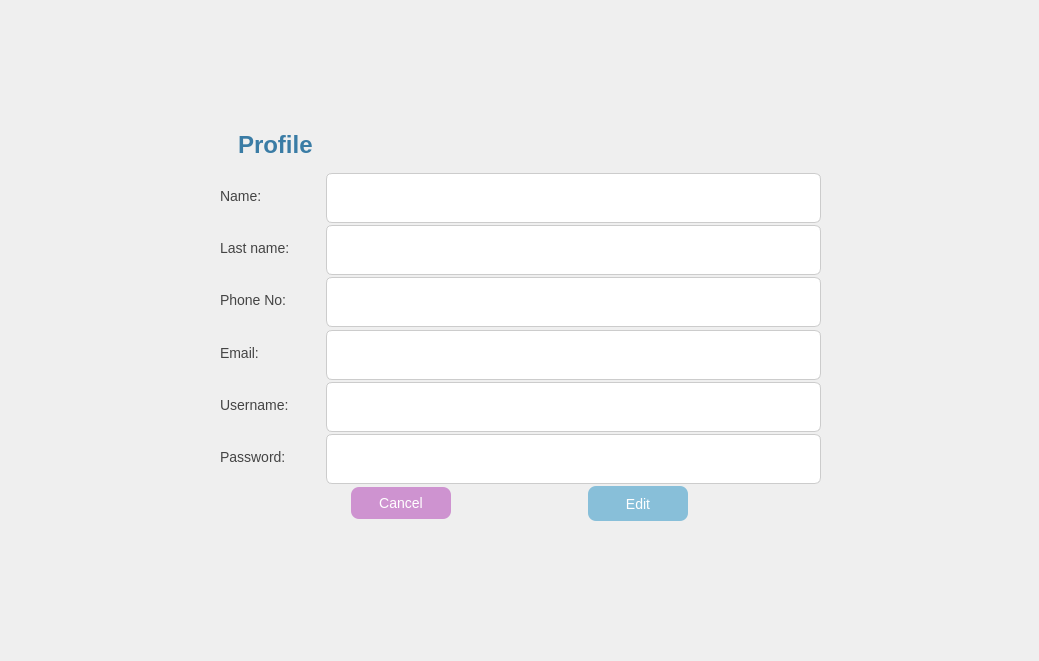
<?xml version="1.0" encoding="UTF-8"?>
<ui version="4.0">
 <class>Profile</class>
 <widget class="QDialog" name="Profile">
  <property name="geometry">
   <rect>
    <x>0</x>
    <y>0</y>
    <width>1039</width>
    <height>661</height>
   </rect>
  </property>
  <property name="windowTitle">
   <string>Dialog</string>
  </property>
  <property name="styleSheet">
   <string notr="true">QDialog {
    background-image: url(:/images/signup_and_login.png);
    background-repeat: no-repeat;
    background-position: center;
    background-attachment: fixed;
}</string>
  </property>
  <widget class="QWidget" name="verticalLayoutWidget">
   <property name="geometry">
    <rect>
     <x>220</x>
     <y>120</y>
     <width>601</width>
     <height>401</height>
    </rect>
   </property>
   <layout class="QVBoxLayout" name="verticalLayout">
    <item>
     <widget class="QLabel" name="titleLabel">
      <property name="sizePolicy">
       <sizepolicy hsizetype="Preferred" vsizetype="Fixed">
        <horstretch>0</horstretch>
        <verstretch>0</verstretch>
       </sizepolicy>
      </property>
      <property name="minimumSize">
       <size>
        <width>250</width>
        <height>50</height>
       </size>
      </property>
      <property name="styleSheet">
       <string notr="true">QLabel#titleLabel {
    font-size: 24px;
    font-weight: bold;
    color: #3a7ca5;
    padding: 12px;
}</string>
      </property>
      <property name="text">
       <string>Profile</string>
      </property>
     </widget>
    </item>
    <item>
     <layout class="QHBoxLayout" name="nameLayout">
      <item>
       <widget class="QLabel" name="nameLabel">
        <property name="sizePolicy">
         <sizepolicy hsizetype="Fixed" vsizetype="Fixed">
          <horstretch>0</horstretch>
          <verstretch>0</verstretch>
         </sizepolicy>
        </property>
        <property name="minimumSize">
         <size>
          <width>100</width>
          <height>0</height>
         </size>
        </property>
        <property name="styleSheet">
         <string notr="true">QLabel {
    font-size: 14px;
    color: #444;
}</string>
        </property>
        <property name="text">
         <string>Name:</string>
        </property>
       </widget>
      </item>
      <item>
       <widget class="QLineEdit" name="nameLine">
        <property name="minimumSize">
         <size>
          <width>250</width>
          <height>50</height>
         </size>
        </property>
        <property name="styleSheet">
         <string notr="true">QLineEdit {
    font-size: 14px;
    padding: 6px;
    border: 1px solid #ccc;
    border-radius: 6px;
    background-color: white;
}</string>
        </property>
       </widget>
      </item>
     </layout>
    </item>
    <item>
     <layout class="QHBoxLayout" name="lastnameLayout">
      <item>
       <widget class="QLabel" name="lastnameLabel">
        <property name="sizePolicy">
         <sizepolicy hsizetype="Fixed" vsizetype="Fixed">
          <horstretch>0</horstretch>
          <verstretch>0</verstretch>
         </sizepolicy>
        </property>
        <property name="minimumSize">
         <size>
          <width>100</width>
          <height>0</height>
         </size>
        </property>
        <property name="styleSheet">
         <string notr="true">QLabel {
    font-size: 14px;
    color: #444;
}</string>
        </property>
        <property name="text">
         <string>Last name:</string>
        </property>
       </widget>
      </item>
      <item>
       <widget class="QLineEdit" name="lastnameLine">
        <property name="minimumSize">
         <size>
          <width>250</width>
          <height>50</height>
         </size>
        </property>
        <property name="styleSheet">
         <string notr="true">QLineEdit {
    font-size: 14px;
    padding: 6px;
    border: 1px solid #ccc;
    border-radius: 6px;
    background-color: white;
}</string>
        </property>
       </widget>
      </item>
     </layout>
    </item>
    <item>
     <layout class="QHBoxLayout" name="phonenoLayout">
      <item>
       <widget class="QLabel" name="phonenoLabel">
        <property name="sizePolicy">
         <sizepolicy hsizetype="Fixed" vsizetype="Fixed">
          <horstretch>0</horstretch>
          <verstretch>0</verstretch>
         </sizepolicy>
        </property>
        <property name="minimumSize">
         <size>
          <width>100</width>
          <height>0</height>
         </size>
        </property>
        <property name="styleSheet">
         <string notr="true">QLabel {
    font-size: 14px;
    color: #444;
}</string>
        </property>
        <property name="text">
         <string>Phone No:</string>
        </property>
       </widget>
      </item>
      <item>
       <widget class="QLineEdit" name="phonenoLine">
        <property name="minimumSize">
         <size>
          <width>250</width>
          <height>50</height>
         </size>
        </property>
        <property name="styleSheet">
         <string notr="true">QLineEdit {
    font-size: 14px;
    padding: 6px;
    border: 1px solid #ccc;
    border-radius: 6px;
    background-color: white;
}</string>
        </property>
       </widget>
      </item>
     </layout>
    </item>
    <item>
     <layout class="QHBoxLayout" name="emailLayout">
      <item>
       <widget class="QLabel" name="emailLabel">
        <property name="sizePolicy">
         <sizepolicy hsizetype="Fixed" vsizetype="Fixed">
          <horstretch>0</horstretch>
          <verstretch>0</verstretch>
         </sizepolicy>
        </property>
        <property name="minimumSize">
         <size>
          <width>100</width>
          <height>0</height>
         </size>
        </property>
        <property name="styleSheet">
         <string notr="true">QLabel {
    font-size: 14px;
    color: #444;
}</string>
        </property>
        <property name="text">
         <string>Email:</string>
        </property>
       </widget>
      </item>
      <item>
       <widget class="QLineEdit" name="emailLine">
        <property name="minimumSize">
         <size>
          <width>250</width>
          <height>50</height>
         </size>
        </property>
        <property name="styleSheet">
         <string notr="true">QLineEdit {
    font-size: 14px;
    padding: 6px;
    border: 1px solid #ccc;
    border-radius: 6px;
    background-color: white;
}</string>
        </property>
       </widget>
      </item>
     </layout>
    </item>
    <item>
     <layout class="QHBoxLayout" name="usernameLayout">
      <item>
       <widget class="QLabel" name="usernameLabel">
        <property name="sizePolicy">
         <sizepolicy hsizetype="Fixed" vsizetype="Fixed">
          <horstretch>0</horstretch>
          <verstretch>0</verstretch>
         </sizepolicy>
        </property>
        <property name="minimumSize">
         <size>
          <width>100</width>
          <height>0</height>
         </size>
        </property>
        <property name="styleSheet">
         <string notr="true">QLabel {
    font-size: 14px;
    color: #444;
}</string>
        </property>
        <property name="text">
         <string>Username:</string>
        </property>
       </widget>
      </item>
      <item>
       <widget class="QLineEdit" name="usernameLine">
        <property name="minimumSize">
         <size>
          <width>250</width>
          <height>50</height>
         </size>
        </property>
        <property name="styleSheet">
         <string notr="true">QLineEdit {
    font-size: 14px;
    padding: 6px;
    border: 1px solid #ccc;
    border-radius: 6px;
    background-color: white;
}</string>
        </property>
       </widget>
      </item>
     </layout>
    </item>
    <item>
     <layout class="QHBoxLayout" name="passwordLayout">
      <item>
       <widget class="QLabel" name="passwordLabel">
        <property name="sizePolicy">
         <sizepolicy hsizetype="Fixed" vsizetype="Fixed">
          <horstretch>0</horstretch>
          <verstretch>0</verstretch>
         </sizepolicy>
        </property>
        <property name="minimumSize">
         <size>
          <width>100</width>
          <height>0</height>
         </size>
        </property>
        <property name="styleSheet">
         <string notr="true">QLabel {
    font-size: 14px;
    color: #444;
}</string>
        </property>
        <property name="text">
         <string>Password:</string>
        </property>
       </widget>
      </item>
      <item>
       <widget class="QLineEdit" name="passwordLine">
        <property name="minimumSize">
         <size>
          <width>250</width>
          <height>50</height>
         </size>
        </property>
        <property name="styleSheet">
         <string notr="true">QLineEdit {
    font-size: 14px;
    padding: 6px;
    border: 1px solid #ccc;
    border-radius: 6px;
    background-color: white;
}</string>
        </property>
       </widget>
      </item>
     </layout>
    </item>
    <item>
     <layout class="QHBoxLayout" name="horizontalLayout">
      <item>
       <widget class="QPushButton" name="cancelButton">
        <property name="sizePolicy">
         <sizepolicy hsizetype="Fixed" vsizetype="Fixed">
          <horstretch>0</horstretch>
          <verstretch>0</verstretch>
         </sizepolicy>
        </property>
        <property name="minimumSize">
         <size>
          <width>100</width>
          <height>30</height>
         </size>
        </property>
        <property name="styleSheet">
         <string notr="true">QPushButton {
    background-color: #ce93d0;
    color: white;
    font-size: 14px;
    padding: 8px 16px;
    border: none;
    border-radius: 8px;
}
QPushButton:hover {
    background-color: #bb7abc;
}</string>
        </property>
        <property name="text">
         <string>Cancel</string>
        </property>
       </widget>
      </item>
      <item>
       <widget class="QPushButton" name="EditButtom">
        <property name="sizePolicy">
         <sizepolicy hsizetype="Fixed" vsizetype="Fixed">
          <horstretch>0</horstretch>
          <verstretch>0</verstretch>
         </sizepolicy>
        </property>
        <property name="minimumSize">
         <size>
          <width>100</width>
          <height>35</height>
         </size>
        </property>
        <property name="styleSheet">
         <string notr="true">QPushButton {
    background-color: #88bfd9;
    color: white;
    font-size: 14px;
    padding: 8px 16px;
    border: none;
    border-radius: 8px;
}
QPushButton:hover {
    background-color: #6aaac1;
}</string>
        </property>
        <property name="text">
         <string>Edit</string>
        </property>
       </widget>
      </item>
     </layout>
    </item>
   </layout>
  </widget>
 </widget>
 <resources/>
 <connections/>
</ui>
